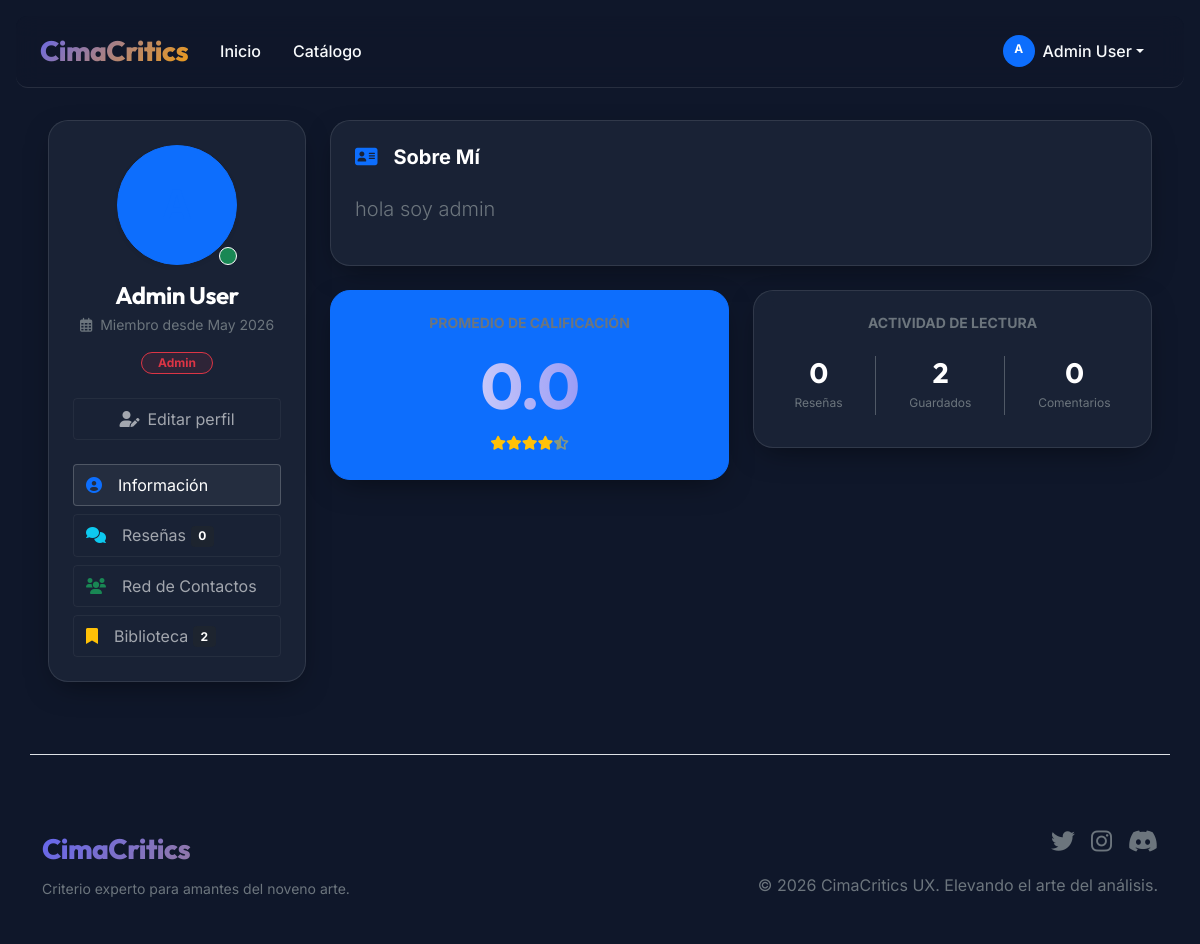
/perfil/5 (signed in), run on the app's committed database.
### models/__init__.py (models this page shows, shortened)
class Usuario(UserMixin, db.Model):
    __tablename__ = 'usuario'
    id = db.Column(db.Integer, primary_key=True)
    nombre = db.Column(db.String(64), nullable=False)
    email = db.Column(db.String(120), unique=True, nullable=False)
    contraseña_hash = db.Column(db.String(128), nullable=False)
    fecha_registro = db.Column(db.DateTime, default=datetime.utcnow)
    es_admin = db.Column(db.Boolean, default=False)
    es_moderador = db.Column(db.Boolean, default=False)
    bio = db.Column(db.Text)
    avatar_url = db.Column(db.String(256))
    seguidores_count = db.Column(db.Integer, default=0)
    siguiendo_count = db.Column(db.Integer, default=0)
    reviews = db.relationship('Review', backref='autor', lazy='dynamic')
    comentarios = db.relationship('Comentario', backref='autor', lazy='dynamic')
    reportes = db.relationship('Reporte', backref='reportador', lazy='dynamic')
    seguidores = db.relationship('Seguimiento', foreign_keys='Seguimiento.seguido_id', backref='seguido', lazy='dynamic')
    siguiendo = db.relationship('Seguimiento', foreign_keys='Seguimiento.seguidor_id', backref='seguidor', lazy='dynamic')
    comics_guardados = db.relationship('ComicGuardado', backref='usuario', lazy='dynamic', cascade='all, delete-orphan')

### routes/main.py (the view)
@app.route('/perfil/<int:user_id>')
def perfil(user_id):
    user = Usuario.query.get_or_404(user_id)
    reviews = Review.query.filter_by(usuario_id=user_id).order_by(Review.fecha_creacion.desc()).all()
    seguidores = Seguimiento.query.filter_by(seguido_id=user_id).all()
    siguiendo = Seguimiento.query.filter_by(seguidor_id=user_id).all()
    comics_guardados = ComicGuardado.query.filter_by(usuario_id=user_id).order_by(ComicGuardado.fecha_guardado.desc()).all()
    listas_guardadas = group_saved_comics_by_list(comics_guardados)
    comment_count = Comentario.query.filter_by(usuario_id=user_id).count()
    is_following = False
    if current_user.is_authenticated and current_user.id != user_id:
        is_following = Seguimiento.query.filter_by(
            seguidor_id=current_user.id,
            seguido_id=user_id
        ).first() is not None
    form = ReviewForm()
    return render_template('perfil.html', title=f'Perfil de {user.nombre}',
                         user=user, reviews=reviews, form=form, comment_count=comment_count,
                         seguidores=seguidores, siguiendo=siguiendo, comics_guardados=comics_guardados,
                         listas_guardadas=listas_guardadas,
                         is_following=is_following)

### routes/main.py (called while the page is built)
@login.user_loader
def load_user(user_id):
    return Usuario.query.get(int(user_id))

def group_saved_comics_by_list(comics_guardados):
    grouped = {}
    for saved in comics_guardados:
        grouped.setdefault(saved.lista or ComicGuardado.DEFAULT_LISTA, []).append(saved)
    return grouped

### templates/perfil.html (shortened to what this page needs)
{% extends "base.html" %}
{% block content %}
<div class="row g-4">
    <div class="col-lg-3">
        <div class="glass-card p-4 text-center">
            <div class="position-relative d-inline-block mb-3">
                {% if user.avatar_url %}
                <img src="{{ user.avatar_url }}" class="rounded-circle shadow-lg border-glass" alt="{{ user.nombre }}"
                    style="width: 120px; height: 120px; object-fit: cover;">
                {% else %}
                <div class="bg-primary bg-opacity-20 rounded-circle d-flex align-items-center justify-content-center mx-auto shadow-sm border border-primary border-opacity-10"
                    style="width: 120px; height: 120px;">
                    <span class="text-primary fs-1 fw-bold">{{ user.nombre[0]|upper }}</span>
                </div>
                {% endif %}
                <span class="position-absolute bottom-0 end-0 bg-success rounded-circle border border-white"
                    style="width: 18px; height: 18px;"></span>
            </div>
            <h4 class="fw-bold text-white mb-1">{{ user.nombre }}</h4>
            <p class="text-muted small mb-3"><i class="far fa-calendar-alt me-2"></i>Miembro desde {{
                user.fecha_registro.strftime('%b %Y') }}</p>
            <div class="d-flex justify-content-center gap-2 mb-4">
                {% if user.es_admin %}
                <span
                    class="badge rounded-pill bg-danger bg-opacity-10 text-danger border border-danger border-opacity-10 px-3">Admin</span>
                {% else %}
                <span
                    class="badge rounded-pill bg-primary bg-opacity-10 text-primary border border-primary border-opacity-10 px-3">Crítico</span>
                {% endif %}
            </div>
            {% if current_user.is_authenticated and current_user.id == user.id %}
            <a href="{{ url_for('edit_profile') }}" class="btn btn-outline-glass w-100 py-2 mb-4">
                <i class="fas fa-user-edit me-2"></i>Editar perfil
            </a>
            {% endif %}
            <div class="nav flex-column gap-2 text-start" id="v-pills-tab" role="tablist">
                <button class="btn btn-outline-glass text-start py-2 active" id="v-pills-perfil-tab"
                    data-bs-toggle="pill" data-bs-target="#v-pills-perfil">
                    <i class="fas fa-user-circle me-3 text-primary"></i>Información
                </button>
                <button class="btn btn-outline-glass text-start py-2" id="v-pills-resenas-tab" data-bs-toggle="pill"
                    data-bs-target="#v-pills-resenas">
                    <i class="fas fa-comments me-3 text-info"></i>Reseñas <span
                        class="badge bg-dark bg-opacity-50 ms-auto">{{ reviews|length }}</span>
                </button>
                <button class="btn btn-outline-glass text-start py-2" id="v-pills-seguidores-tab" data-bs-toggle="pill"
                    data-bs-target="#v-pills-seguidores">
                    <i class="fas fa-users me-3 text-success"></i>Red de Contactos
                </button>
                <button class="btn btn-outline-glass text-start py-2" id="v-pills-biblioteca-tab" data-bs-toggle="pill"
                    data-bs-target="#v-pills-biblioteca">
                    <i class="fas fa-bookmark me-3 text-warning"></i>Biblioteca <span
                        class="badge bg-dark bg-opacity-50 ms-auto">{{ comics_guardados|length }}</span>
                </button>
            </div>
        </div>
    </div>
    <div class="col-lg-9">
        <div class="tab-content" id="v-pills-tabContent">
            <div class="tab-pane fade show active" id="v-pills-perfil" role="tabpanel">
                <div class="glass-card p-4 mb-4">
                    <h5 class="text-white fw-bold mb-4 d-flex align-items-center">
                        <i class="fas fa-address-card text-primary me-3"></i>Sobre Mí
                    </h5>
                    {% if user.bio %}
                    <p class="text-muted lead">{{ user.bio }}</p>
                    {% else %}
                    <p class="text-muted fst-italic">Este usuario prefiere mantener el misterio (sin biografía).</p>
                    {% endif %}
                </div>
                <div class="row g-4">
                    <div class="col-md-6">
                        <div
                            class="glass-card p-4 text-center bg-primary bg-opacity-5 border-primary border-opacity-10">
                            <h6 class="text-muted small fw-bold text-uppercase mb-3">Promedio de Calificación</h6>
                            <h2 class="display-4 fw-bold title-gradient mb-0">
                                {% if reviews %}
                                {% set total_rating = 0 %}
                                {% for review in reviews %}
                                {% set total_rating = total_rating + review.calificacion %}
                                {% endfor %}
                                {{ "%.1f"|format(total_rating / reviews|length) }}
                                {% else %}
                                0.0
                                {% endif %}
                            </h2>
                            <div class="text-warning mt-2 small">
                                <i class="fas fa-star"></i><i class="fas fa-star"></i><i class="fas fa-star"></i><i
                                    class="fas fa-star"></i><i class="fas fa-star-half-alt opacity-50"></i>
                            </div>
                        </div>
                    </div>
                    <div class="col-md-6">
                        <div class="glass-card p-4 text-center">
                            <h6 class="text-muted small fw-bold text-uppercase mb-3">Actividad de Lectura</h6>
                            <div class="d-flex justify-content-around align-items-center py-2">
                                <div>
                                    <h3 class="fw-bold text-white mb-0">{{ reviews|length }}</h3>
                                    <span class="extra-small text-muted">Reseñas</span>
                                </div>
                                <div>
                                    <h3 class="fw-bold text-white mb-0">{{ comics_guardados|length }}</h3>
                                    <span class="extra-small text-muted">Guardados</span>
                                </div>
                                <div>
                                    <h3 class="fw-bold text-white mb-0">{{ comment_count }}</h3>
                                    <span class="extra-small text-muted">Comentarios</span>
                                </div>
                            </div>
                        </div>
                    </div>
                </div>
            </div>
        </div>
    </div>
</div>
{% endblock %}

### templates/base.html (shortened to what this page needs)
<!DOCTYPE html>
<html lang="es">
<head>
    <link href="https://cdn.jsdelivr.net/npm/bootstrap@5.1.3/dist/css/bootstrap.min.css" rel="stylesheet">
    <link href="https://cdnjs.cloudflare.com/ajax/libs/font-awesome/6.0.0/css/all.min.css" rel="stylesheet">
    <link href="{{ url_for('static', filename='css/style.css') }}" rel="stylesheet">
</head>
<body>
    <nav class="navbar navbar-expand-lg navbar-dark glass-nav">
        <div class="container-fluid px-4">
            <a class="navbar-brand" href="{{ url_for('index') }}">
                CimaCritics
            </a>
            <div class="collapse navbar-collapse" id="navbarNav">
                <ul class="navbar-nav me-auto">
                    <li class="nav-item">
                        <a class="nav-link" href="{{ url_for('index') }}">Inicio</a>
                    </li>
                    <li class="nav-item">
                        <a class="nav-link" href="{{ url_for('comics') }}">Catálogo</a>
                    </li>
                </ul>
                <ul class="navbar-nav ms-auto align-items-center">
                    {% if current_user.is_authenticated %}
                        <li class="nav-item dropdown">
                            <a class="nav-link dropdown-toggle d-flex align-items-center" href="#" id="navbarDropdown" role="button" data-bs-toggle="dropdown">
                                <span class="badge bg-primary rounded-circle p-2 me-2" style="width: 32px; height: 32px;">{{ current_user.nombre[0]|upper }}</span>
                                {{ current_user.nombre }}
                            </a>
                        </li>
                    {% endif %}
                </ul>
            </div>
        </div>
    </nav>
    <main class="container-fluid px-lg-5 mt-5">
        {% block content %}{% endblock %}
    </main>
    <footer class="mt-5 py-5">
        <div class="container">
            <div class="row g-4 align-items-center border-top border-glass pt-5">
                <div class="col-md-6">
                    <h5 class="navbar-brand mb-2">CimaCritics</h5>
                    <p class="text-muted small">Criterio experto para amantes del noveno arte.</p>
                </div>
                <div class="col-md-6 text-md-end">
                    <div class="d-flex justify-content-md-end gap-3 mb-3">
                        <a href="#" class="text-muted hover-primary"><i class="fab fa-twitter fs-4"></i></a>
                        <a href="#" class="text-muted hover-primary"><i class="fab fa-instagram fs-4"></i></a>
                        <a href="#" class="text-muted hover-primary"><i class="fab fa-discord fs-4"></i></a>
                    </div>
                    <p class="text-muted x-small">&copy; 2026 CimaCritics UX. Elevando el arte del análisis.</p>
                </div>
            </div>
        </div>
    </footer>
</body>
</html>

### static/css/style.css (style rules this page uses)
:root { --primary: #6366f1; --primary-hover: #4f46e5; --secondary: #f59e0b; --accent: #10b981; --bg-main: #0f172a; --bg-card: rgba(30, 41, 59, 0.7); --bg-navbar: rgba(15, 23, 42, 0.8); --text-main: #f8fafc; --text-muted: #94a3b8; --border-glass: rgba(255, 255, 255, 0.1); --radius-lg: 1.25rem; --radius-md: 0.75rem; --transition-smooth: all 0.3s cubic-bezier(0.4, 0, 0.2, 1); --glass-blur: blur(12px); --shadow-premium: 0 10px 30px -10px rgba(0, 0, 0, 0.5); }
body { font-family: 'Inter', sans-serif; background-color: var(--bg-main); color: var(--text-main); line-height: 1.6; overflow-x: hidden; }
h1, h2, h3, h4, .navbar-brand { font-family: 'Outfit', sans-serif; letter-spacing: -0.02em; }
.glass-card { background: var(--bg-card); backdrop-filter: var(--glass-blur); -webkit-backdrop-filter: var(--glass-blur); border: 1px solid var(--border-glass); border-radius: var(--radius-lg); box-shadow: var(--shadow-premium); transition: var(--transition-smooth); }
.glass-nav { background: var(--bg-navbar); backdrop-filter: var(--glass-blur); -webkit-backdrop-filter: var(--glass-blur); border-bottom: 1px solid var(--border-glass); position: sticky; top: 1rem; margin: 0 1rem; z-index: 1000; border-radius: var(--radius-md); }
.navbar-brand { font-weight: 800; font-size: 1.75rem; background: linear-gradient(135deg, var(--primary), var(--secondary)); -webkit-background-clip: text; background-clip: text; -webkit-text-fill-color: transparent; }
.nav-link { color: var(--text-main) !important; font-weight: 500; padding: 0.5rem 1rem !important; transition: var(--transition-smooth); }
.title-gradient { font-size: 4rem; font-weight: 800; margin-bottom: 1.5rem; background: linear-gradient(to right, #fff, var(--primary)); -webkit-background-clip: text; background-clip: text; -webkit-text-fill-color: transparent; }

### templates/perfil.html (style rules this page uses)
.extra-small { font-size: 0.75rem; }
.btn-outline-glass { background: transparent; border: 1px solid rgba(255, 255, 255, 0.05); color: rgba(255, 255, 255, 0.6); transition: all 0.3s ease; width: 100%; }
.btn-outline-glass:hover, .btn-outline-glass.active { background: rgba(255, 255, 255, 0.05); border-color: rgba(255, 255, 255, 0.2); color: #fff; }

### data on the page
Usuario: nombre "A", nombre "Admin User", fecha_registro "May 2026", bio "hola soy admin"

### other printed values
{{ reviews|length }} "0"
{{ comics_guardados|length }} "2"
{{ comment_count }} "0"
